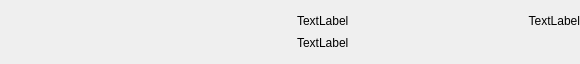
<?xml version="1.0" encoding="UTF-8"?>
<ui version="4.0">
  <class>TransactionFrame</class>
  <widget class="QFrame" name="TransactionFrame">
    <property name="geometry">
      <rect>
        <x>0</x>
        <y>0</y>
        <width>580</width>
        <height>64</height>
      </rect>
    </property>
    <property name="minimumSize">
      <size>
        <width>0</width>
        <height>64</height>
      </size>
    </property>
    <property name="maximumSize">
      <size>
        <width>600</width>
        <height>64</height>
      </size>
    </property>
    <property name="palette">
      <palette>
        <active>
          <colorrole role="Base">
            <brush brushstyle="SolidPattern">
              <color alpha="0">
                <red>0</red>
                <green>0</green>
                <blue>0</blue>
              </color>
            </brush>
          </colorrole>
        </active>
        <inactive>
          <colorrole role="Base">
            <brush brushstyle="SolidPattern">
              <color alpha="0">
                <red>0</red>
                <green>0</green>
                <blue>0</blue>
              </color>
            </brush>
          </colorrole>
        </inactive>
        <disabled>
          <colorrole role="Base">
            <brush brushstyle="SolidPattern">
              <color alpha="255">
                <red>240</red>
                <green>240</green>
                <blue>240</blue>
              </color>
            </brush>
          </colorrole>
        </disabled>
      </palette>
    </property>
    <property name="windowTitle">
      <string>Frame</string>
    </property>
    <property name="autoFillBackground">
      <bool>true</bool>
    </property>
    <property name="frameShape">
      <enum>QFrame::NoFrame</enum>
    </property>
    <property name="frameShadow">
      <enum>QFrame::Raised</enum>
    </property>
    <layout class="QHBoxLayout" name="horizontalLayout_2" stretch="0,0,0">
      <property name="leftMargin">
        <number>0</number>
      </property>
      <property name="topMargin">
        <number>0</number>
      </property>
      <property name="rightMargin">
        <number>0</number>
      </property>
      <property name="bottomMargin">
        <number>0</number>
      </property>
      <item>
        <spacer name="horizontalSpacer">
          <property name="orientation">
            <enum>Qt::Horizontal</enum>
          </property>
          <property name="sizeHint" stdset="0">
            <size>
              <width>40</width>
              <height>20</height>
            </size>
          </property>
        </spacer>
      </item>
      <item>
        <widget class="QLabel" name="m_iconLabel">
          <property name="text">
            <string/>
          </property>
        </widget>
      </item>
      <item>
        <layout class="QVBoxLayout" name="verticalLayout">
          <property name="spacing">
            <number>0</number>
          </property>
          <item>
            <spacer name="verticalSpacer_2">
              <property name="orientation">
                <enum>Qt::Vertical</enum>
              </property>
              <property name="sizeType">
                <enum>QSizePolicy::Fixed</enum>
              </property>
              <property name="sizeHint" stdset="0">
                <size>
                  <width>20</width>
                  <height>10</height>
                </size>
              </property>
            </spacer>
          </item>
          <item>
            <layout class="QHBoxLayout" name="horizontalLayout" stretch="0,1">
              <property name="spacing">
                <number>20</number>
              </property>
              <item>
                <widget class="QLabel" name="m_timeLabel">
                  <property name="text">
                    <string>TextLabel</string>
                  </property>
                </widget>
              </item>
              <item>
                <widget class="QLabel" name="m_amountLabel">
                  <property name="text">
                    <string>TextLabel</string>
                  </property>
                  <property name="alignment">
                    <set>Qt::AlignRight|Qt::AlignTrailing|Qt::AlignVCenter</set>
                  </property>
                </widget>
              </item>
            </layout>
          </item>
          <item>
            <widget class="QLabel" name="m_hashLabel">
              <property name="styleSheet">
                <string notr="true"/>
              </property>
              <property name="text">
                <string>TextLabel</string>
              </property>
              <property name="alignment">
                <set>Qt::AlignLeading|Qt::AlignLeft|Qt::AlignVCenter</set>
              </property>
              <property name="indent">
                <number>-1</number>
              </property>
              <property name="textInteractionFlags">
                <set>Qt::NoTextInteraction</set>
              </property>
            </widget>
          </item>
          <item>
            <spacer name="verticalSpacer">
              <property name="orientation">
                <enum>Qt::Vertical</enum>
              </property>
              <property name="sizeType">
                <enum>QSizePolicy::Fixed</enum>
              </property>
              <property name="sizeHint" stdset="0">
                <size>
                  <width>20</width>
                  <height>10</height>
                </size>
              </property>
            </spacer>
          </item>
        </layout>
      </item>
    </layout>
  </widget>
  <resources/>
  <connections/>
</ui>
